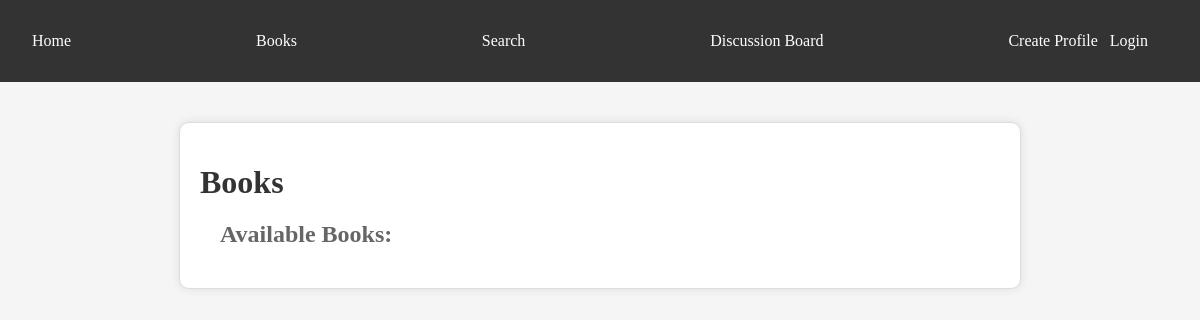
Before: /books with the older database file.
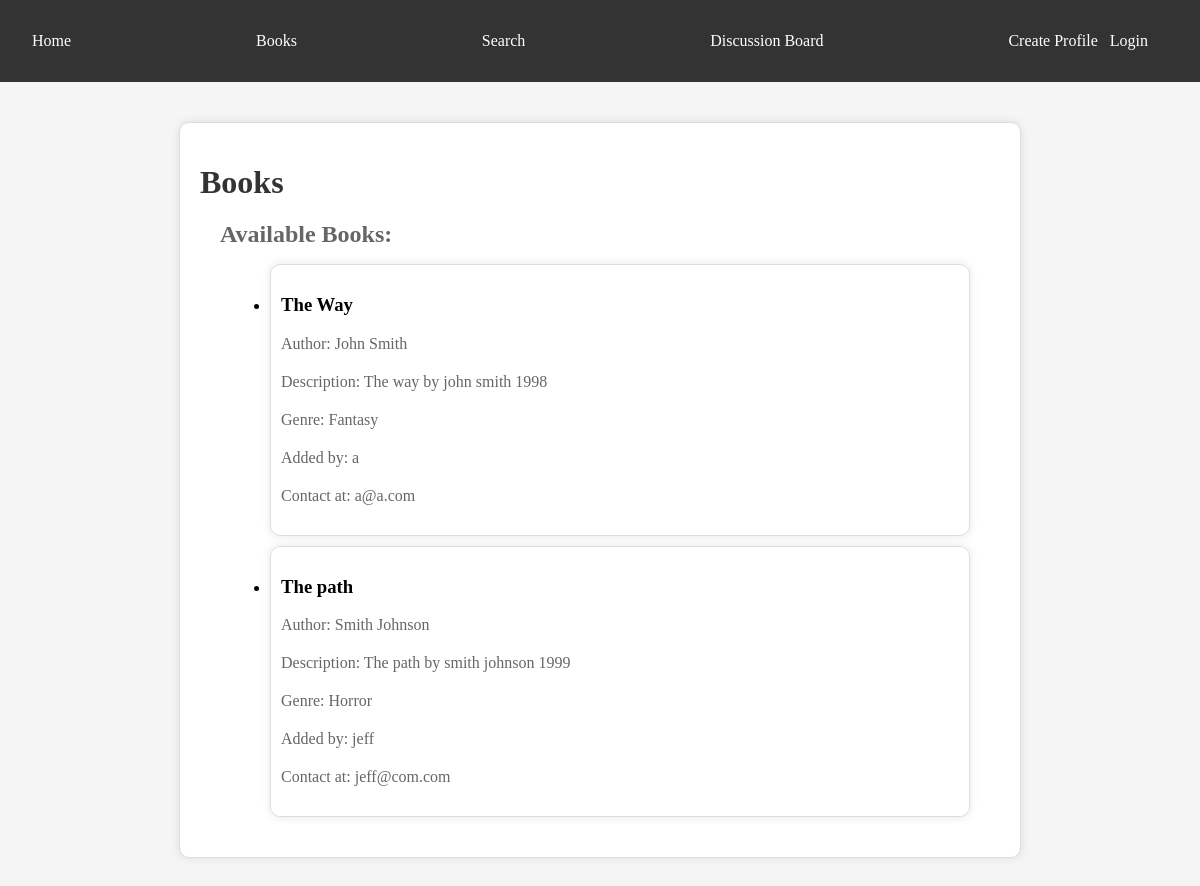
After: the same page with the newer database file.
### models.py (models this page shows, shortened)
class Book(Base):
    __tablename__ = 'books'
    id = Column(Integer, primary_key=True)
    title = Column(String(100), nullable=False)
    author = Column(String(50), nullable=False)
    description = Column(Text, nullable=True)
    genre = Column(String(50), nullable=True)
    user_id = Column(Integer, ForeignKey('user_profiles.id'))
    user = relationship("UserProfile", backref="books")

class UserProfile(Base, UserMixin):
    __tablename__ = 'user_profiles'
    id = Column(Integer, primary_key=True)
    username = Column(String(50), nullable=False)
    email = Column(String(100), nullable=False)
    password = Column(String(100), nullable=False)
    book_collection = Column(String(100), nullable=True)
    preferences = Column(String(100), nullable=True)

### routes.py (the view)
@routes.route('/books', methods=['GET'])
def get_all_books():
    books = db.session.query(Book).all()
    return render_template('books.html', books=books)

### templates/books.html (shortened to what this page needs)
<!DOCTYPE html>
<html lang="en">
<head>
    <link rel="stylesheet" href="static/styles.css">
</head>
<body>
    <header>
        <nav>
            <ul>
                <li><a href="{{ url_for('routes.index') }}">Home</a></li>
                <li><a href="{{ url_for('routes.books') }}">Books</a></li>
                <li><a href="{{ url_for('routes.search') }}">Search</a></li>
                <li><a href="{{ url_for('routes.discussion_board') }}">Discussion Board</a></li>
                <li class="nav-right">
                    {% if not current_user.is_authenticated %}
                        <a href="{{ url_for('routes.create_profile') }}">Create Profile</a>&nbsp;&nbsp;
                        <a href="{{ url_for('routes.main') }}">Login</a>
                    {% else %}
                        <a href="{{ url_for('routes.logout') }}">Logout</a>
                    {% endif %}
                </li>
            </ul>
        </nav>
    </header>
    <div class="container">
        <h1>Books</h1>
        <div class="search-results">
            <h2>Available Books:</h2>
            <ul>
            {% for book in books %}
                <li class="search-result">
                    <h3>{{ book.title }}</h3>
                    <p>Author: {{ book.author }}</p>
                    <p>Description: {{ book.description }}</p>
                    <p>Genre: {{ book.genre }}</p>
                    <p>Added by: {{ book.user.username }}</p>
                    <p>Contact at: {{ book.user.email }}</p>
                </li>
            {% endfor %}
            </ul>
        </div>
    </div>
</body>
</html>

Changed rows visible on the page:
added Book: title "The Way", author "John Smith", description "The way by john smith 1998", genre "Fantasy", user.username "a", user.email "a@a.com"
added Book: title "The path", author "Smith Johnson", description "The path by smith johnson 1999", genre "Horror", user.username "jeff", user.email "jeff@com.com"
